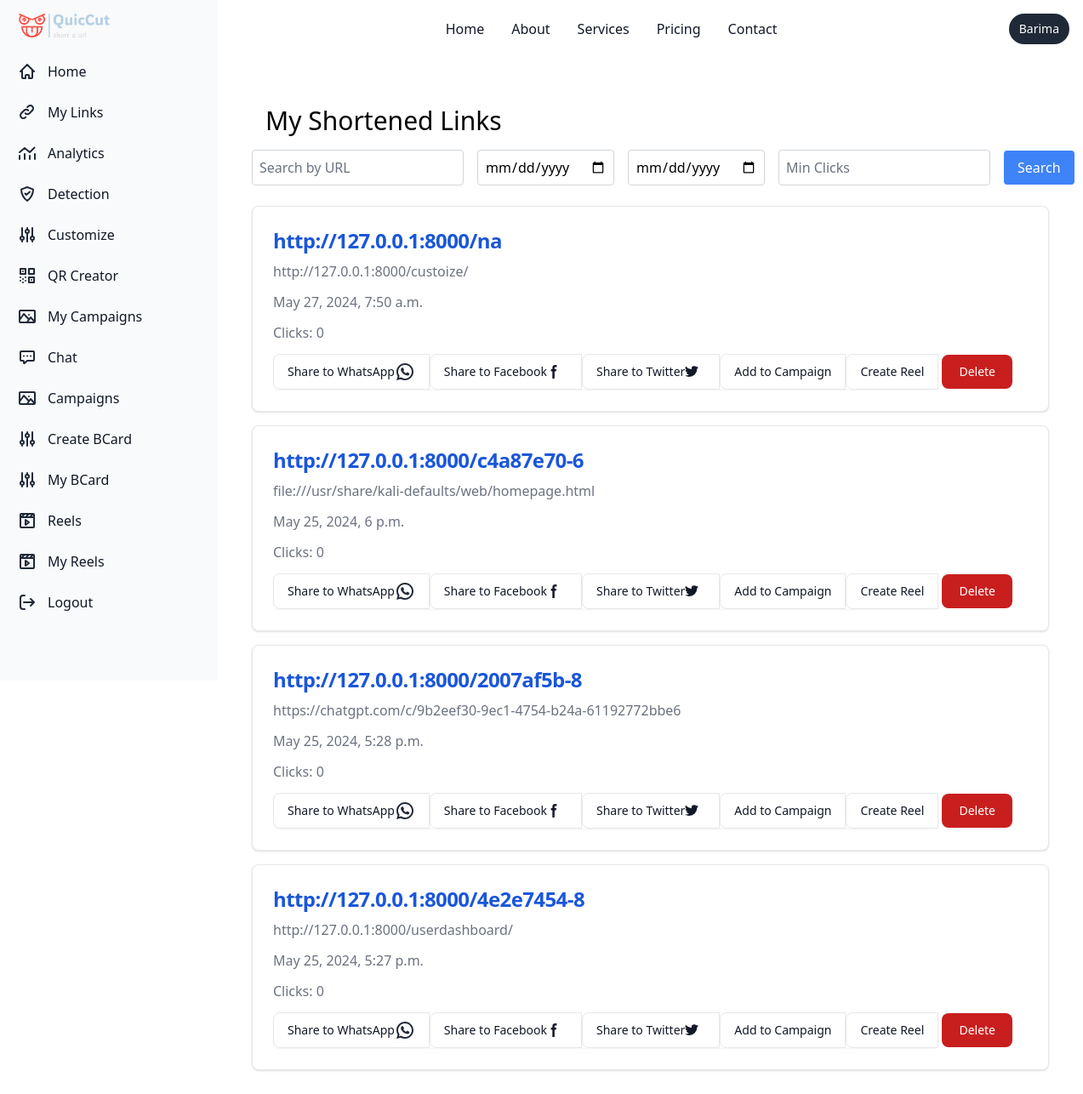
The app's page /links/ (signed in), older data.
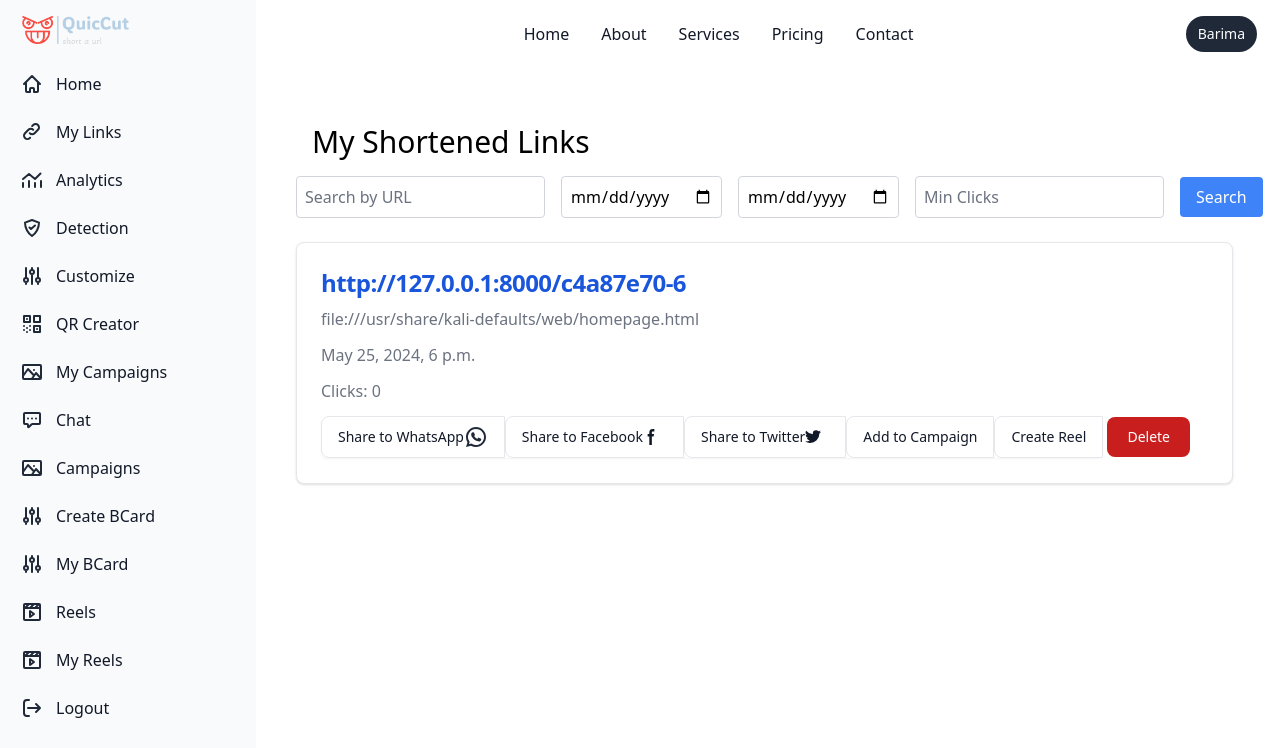
The same page, newer data.
### urlshortner/models.py (models this page shows, shortened)
class ShortURL(models.Model):
    user = models.ForeignKey(User, on_delete=models.CASCADE, null=True, blank=True)
    original_url = models.URLField()
    short_code = models.CharField(max_length=10, unique=True)
    clicks = models.IntegerField(default=0)
    date_created = models.DateTimeField(auto_now_add=True)
    class Meta:
        ordering = ['-date_created']

### user/views.py (the view)
# urls.py: path('links/', user_links, name='user_links'),
@login_required
def user_links(request):
    user_short_urls = ShortURL.objects.filter(user=request.user)
    search_query = request.GET.get('search', '')
    date_from = request.GET.get('date_from', '')
    date_to = request.GET.get('date_to', '')
    min_clicks = request.GET.get('min_clicks', '')
    if search_query:
        user_short_urls = user_short_urls.filter(
            Q(original_url__icontains=search_query) |
            Q(short_code__icontains=search_query)
        )
    if date_from:
        user_short_urls = user_short_urls.filter(date_created__gte=date_from)
    if date_to:
        user_short_urls = user_short_urls.filter(date_created__lte=date_to)
    if min_clicks:
        user_short_urls = user_short_urls.filter(clicks__gte=min_clicks)
    return render(request, 'user/links.html', {'user_short_urls': user_short_urls})

### chat/templatetags/chat_tags.py (called while the page is built)
@register.simple_tag
def unread_message_count(user):
    return Message.objects.filter(receiver=user, is_read=False).count()

### templates/user/links.html (shortened to what this page needs)
{% extends 'basehome/base.html' %}
{% load static %}
{% block content %}
<div class="p-10 sm:ml-64">
    <div>
        <h1 class="text-3xl m-4">My Shortened Links</h1>
        <form method="get" class="mb-6 flex items-center space-x-4">
            <input type="text" name="search" placeholder="Search by URL" class="border border-gray-300 rounded p-2" value="{{ request.GET.search }}">
            <input type="date" name="date_from" id="date_from" class="border border-gray-300 rounded p-2" value="{{ request.GET.date_from }}">
            <input type="date" name="date_to" id="date_to" class="border border-gray-300 rounded p-2" value="{{ request.GET.date_to }}">
            <input type="number" name="min_clicks" placeholder="Min Clicks" class="border border-gray-300 rounded p-2" value="{{ request.GET.min_clicks }}">
            <button type="submit" class="bg-blue-500 text-white px-4 py-2 rounded">Search</button>
        </form>
        {% if user_short_urls %}
            {% for short_url in user_short_urls %}
                <div class="mb-4 max-w-full p-6 bg-white border border-gray-200 rounded-lg shadow dark:bg-gray-800 dark:border-gray-700">
                    <a href="{{ short_url.short_code }}">
                        <h5 class="mb-2 text-2xl font-semibold tracking-tight text-blue-700 dark:text-white">http://127.0.0.1:8000/{{ short_url.short_code }}</h5>
                    </a>
                    <p class="mb-3 font-normal text-gray-500 dark:text-gray-400">{{ short_url.original_url }}</p>
                    <p class="mb-3 font-normal text-gray-500 dark:text-gray-400">{{ short_url.date_created }}</p>
                    <p class="mb-3 font-normal text-gray-500 dark:text-gray-400">Clicks: {{ short_url.clicks }}</p>
                    <div class="rtl:ml-0 inline-flex rounded-md shadow-sm" role="group">
                        <button onclick="shareToWhatsApp('http://127.0.0.1:8000/{{ short_url.short_code }}')" class="inline-flex items-center px-4 py-2 text-sm font-medium text-gray-900 bg-white border border-gray-200 rounded-s-lg hover:bg-gray-100 hover:text-blue-700 focus:z-10 focus:ring-2 focus:ring-blue-700 focus:text-blue-700 dark:bg-gray-800 dark:border-gray-700 dark:text-white dark:hover:text-white dark:hover:bg-gray-700 dark:focus:ring-blue-500 dark:focus:text-white">
                            Share to WhatsApp
                        </button>
                        <button onclick="shareToFacebook('http://127.0.0.1:8000/{{ short_url.short_code }}')" class="inline-flex items-center px-4 py-2 text-sm font-medium text-gray-900 bg-white border border-gray-200 rounded-s-lg hover:bg-gray-100 hover:text-blue-700 focus:z-10 focus:ring-2 focus:ring-blue-700 focus:text-blue-700 dark:bg-gray-800 dark:border-gray-700 dark:text-white dark:hover:text-white dark:hover:bg-gray-700 dark:focus:ring-blue-500 dark:focus:text-white">
                            Share to Facebook
                            <svg class="w-4 h-4 me-2" aria-hidden="true" xmlns="http://www.w3.org/2000/svg" fill="currentColor" viewBox="0 0 8 19">
                                <path fill-rule="evenodd" d="M6.135 3H8V0H6.135a4.147 4.147 0 0 0-4.142 4.142V6H0v3h2v9.938h3V9h2.021l.592-3H5V3.591A.6.6 0 0 1 5.592 3h.543Z" clip-rule="evenodd"/>
                            </svg>
                        </button>
                        <button onclick="shareToTwitter('http://127.0.0.1:8000/{{ short_url.short_code }}')" class="inline-flex items-center px-4 py-2 text-sm font-medium text-gray-900 bg-white border border-gray-200 rounded-s-lg hover:bg-gray-100 hover:text-blue-700 focus:z-10 focus:ring-2 focus:ring-blue-700 focus:text-blue-700 dark:bg-gray-800 dark:border-gray-700 dark:text-white dark:hover:text-white dark:hover:bg-gray-700 dark:focus:ring-blue-500 dark:focus:text-white">
                            Share to Twitter
                        </button>
                        <a href="{% url 'campaign_create' %}?short_url=http://127.0.0.1:8000/{{ short_url.short_code }}" class="inline-flex items-center px-4 py-2 text-sm font-medium text-gray-900 bg-white border border-gray-200 rounded-s-lg hover:bg-gray-100 hover:text-blue-700 focus:z-10 focus:ring-2 focus:ring-blue-700 focus:text-blue-700 dark:bg-gray-800 dark:border-gray-700 dark:text-white dark:hover:text-white dark:hover:bg-gray-700 dark:focus:ring-blue-500 dark:focus:text-white">
                            <button onclick="{% url 'campaign_create' %}" >
                                Add to Campaign
                            </button>
                        </a>
                        <a href="{% url 'reel_upload' %}?short_url=http://127.0.0.1:8000/{{ short_url.short_code }}" class="inline-flex items-center px-4 py-2 text-sm font-medium text-gray-900 bg-white border border-gray-200 rounded-s-lg hover:bg-gray-100 hover:text-blue-700 focus:z-10 focus:ring-2 focus:ring-blue-700 focus:text-blue-700 dark:bg-gray-800 dark:border-gray-700 dark:text-white dark:hover:text-white dark:hover:bg-gray-700 dark:focus:ring-blue-500 dark:focus:text-white">
                            <button onclick="{% url 'reel_upload' %}" >
                                Create Reel
                            </button>
                        </a>
                    </div>
                    <form action="{% url 'delete_short_url' short_url.short_code %}" method="post" class="inline-flex items-center py-0.5 text-sm font-medium text-gray-900 bg-white rounded-s-lg focus:z-10 focus:ring-2 focus:ring-blue-700 focus:text-blue-700 dark:bg-gray-800 dark:border-gray-700 dark:text-white dark:hover:text-white dark:hover:bg-gray-700 dark:focus:ring-blue-500 dark:focus:text-white">
                            <button data-modal-target="popup-modal" data-modal-toggle="popup-modal" class="focus:outline-none text-white bg-red-700 hover:bg-red-800 focus:ring-4 focus:ring-red-300 font-medium rounded-lg text-sm px-5 py-2.5 me-2 dark:bg-red-600 dark:hover:bg-red-700 dark:focus:ring-red-900" type="button">
                                Delete
                                </button>
                    </form>
                </div>
            {% endfor %}
        {% else %}
            <div class="max-w-full p-6 bg-white border border-gray-200 rounded-lg shadow dark:bg-gray-800 dark:border-gray-700">
                <p class="text-center text-lg"> You have not created any short URLs.</p>
            </div>
        {% endif %}
    </div>
</div>
{% endblock %}

### templates/basehome/base.html (shortened to what this page needs)
{% load compress %}
{% load static %}
{% load chat_tags %}
<!DOCTYPE html>
<html lang="en">
<head>
    {% compress css %}
    <link rel="stylesheet" href="{% static 'src/output.css' %}">
    {% endcompress %}
</head>
<body>
    <nav >
      <aside id="logo-sidebar" class="fixed top-0 left-0 z-40 w-64 h-screen transition-transform -translate-x-full sm:translate-x-0" aria-label="Sidebar">
        <div class="h-full px-3 py-4 overflow-y-auto bg-gray-50 dark:bg-gray-800">
          <a href="#" class="flex items-center ps-2.5 mb-5">
             <img src="{% static 'logo.png' %}" class="h-6 me-3 sm:h-7" alt="Flowbite Logo" />
          </a>
        <div >
          <div >
            <ul id="sidebar-menu" class="space-y-2 font-medium">
             {% if user.is_authenticated %}
             <li>
             <a href="{% url 'userdashboard' %}" class="flex items-center p-2 text-gray-900 rounded-lg dark:text-white hover:bg-gray-100 dark:hover:bg-gray-700 group">
              <span class="ms-3">Home</span>
              </a>
            </li>
            <li>
              <a href="{% url 'user_links' %}" class="flex items-center p-2 text-gray-900 rounded-lg dark:text-white hover:bg-gray-100 dark:hover:bg-gray-700 group">
               <span class="ms-3">My Links</span>
               </a>
             </li>
             <li>
              <a href="{% url 'analytics_view' %}" class="flex items-center p-2 text-gray-900 rounded-lg dark:text-white hover:bg-gray-100 dark:hover:bg-gray-700 group">
                <svg class="w-6 h-6 text-gray-800 dark:text-white" aria-hidden="true" xmlns="http://www.w3.org/2000/svg" width="24" height="24" fill="none" viewBox="0 0 24 24">
                  <path stroke="currentColor" stroke-linecap="round" stroke-linejoin="round" stroke-width="2" d="M3 15v4m6-6v6m6-4v4m6-6v6M3 11l6-5 6 5 5.5-5.5"/>
                </svg>
                 <span class="flex-1 ms-3 whitespace-nowrap">Analytics</span>
              </a>
           </li>
           <li>
            <a href="{% url 'predict' %}" class="flex items-center p-2 text-gray-900 rounded-lg dark:text-white hover:bg-gray-100 dark:hover:bg-gray-700 group">
               <span class="flex-1 ms-3 whitespace-nowrap">Detection</span>
            </a>
         </li>
         <li>
          <a href="{% url 'customize_short_url' %}" class="flex items-center p-2 text-gray-900 rounded-lg dark:text-white hover:bg-gray-100 dark:hover:bg-gray-700 group">
             <span class="flex-1 ms-3 whitespace-nowrap">Customize</span>
          </a>
       </li>
       <li>
        <a href="{% url 'generate_qr_code' %}" class="sidebar-item flex items-center p-2 text-gray-900 rounded-lg dark:text-white hover:bg-gray-100 dark:hover:bg-gray-700 group">
          <span class="flex-1 ms-3 whitespace-nowrap">QR Creator</span>
       </a>
    </li>
    <li>
      <a href="{% url 'my_campaigns' %}" class="flex items-center p-2 text-gray-900 rounded-lg dark:text-white hover:bg-gray-100 dark:hover:bg-gray-700 group">
        <span class="ms-3">My Campaigns</span>
        </a>
      </li>
               <li>
                <a href="{% url 'chat_list' %}"  class="flex items-center p-2 text-gray-900 rounded-lg dark:text-white hover:bg-gray-100 dark:hover:bg-gray-700 group">
                   <span class="flex-1 ms-3 whitespace-nowrap">Chat</span>
                   {% load chat_tags %}
                   {% unread_message_count user as unread_count %}
                </a>
             </li>
             <li>
              <a href="{% url 'campaign_list' %}" class="flex items-center p-2 text-gray-900 rounded-lg dark:text-white hover:bg-gray-100 dark:hover:bg-gray-700 group">
                 <span class="flex-1 ms-3 whitespace-nowrap">Campaigns</span>
              </a>
           </li>
           <li>
            <a href="{% url 'create_business_card' %}" class="flex items-center p-2 text-gray-900 rounded-lg dark:text-white hover:bg-gray-100 dark:hover:bg-gray-700 group">
               <span class="flex-1 ms-3 whitespace-nowrap">Create BCard</span>
            </a>
         </li>
         <li>
          <a href="{% url 'business_card_list' %}" class="flex items-center p-2 text-gray-900 rounded-lg dark:text-white hover:bg-gray-100 dark:hover:bg-gray-700 group">
             <span class="flex-1 ms-3 whitespace-nowrap">My BCard</span>
          </a>
       </li>
        <li>
          <a href="{% url 'reel_list' %}" class="flex items-center p-2 text-gray-900 rounded-lg dark:text-white hover:bg-gray-100 dark:hover:bg-gray-700 group">
            <span class="flex-1 ms-3 whitespace-nowrap"> Reels</span>
          </a>
        </li>
        <li>
          <a href="{% url 'my_reels' %}" class="flex items-center p-2 text-gray-900 rounded-lg dark:text-white hover:bg-gray-100 dark:hover:bg-gray-700 group">
            <span class="flex-1 ms-3 whitespace-nowrap"> My Reels</span>
          </a>
          </li>
                <li>
                  <a href="{% url 'logout' %}" class="flex items-center p-2 text-gray-900 rounded-lg dark:text-white hover:bg-gray-100 dark:hover:bg-gray-700 group">
                     <span class="flex-1 ms-3 whitespace-nowrap">Logout</span>
                  </a>
               </li>
              {% endif %}
            </ul>
          </div>
        </div>
      </nav>
      <nav class="bg-white border-gray-200 dark:bg-gray-900">
        <div class="max-w-screen-xl flex flex-wrap items-center justify-between mx-auto p-4">
          <a href="https://flowbite.com/" class="flex items-center space-x-3 rtl:space-x-reverse">
            <span class="self-center text-2xl font-semibold whitespace-nowrap dark:text-white">Flowbite</span>
          </a>
          <div class="flex items-center md:order-2 space-x-3 rtl:space-x-reverse">
            {% if user.is_authenticated %}
            <span
              class="flex text-sm bg-gray-800 rounded-full focus:ring-4 focus:ring-gray-300 dark:focus:ring-gray-600 text-white py-2 px-3">{{ user.username }}</span>
            {% endif %}
          </div>
          <div class="items-center justify-between hidden w-full md:flex md:w-auto md:order-1" id="navbar-user">
            <ul
              class="flex flex-col font-medium p-4 md:p-0 mt-4 border border-gray-100 rounded-lg bg-gray-50 md:space-x-8 rtl:space-x-reverse md:flex-row md:mt-0 md:border-0 md:bg-white dark:bg-gray-800 md:dark:bg-gray-900 dark:border-gray-700">
              <li>
                <a href="#"
                class="block py-2 px-3 text-gray-900 rounded hover:bg-gray-100 md:hover:bg-transparent md:hover:text-blue-700 md:p-0 dark:text-white md:dark:hover:text-blue-500 dark:hover:bg-gray-700 dark:hover:text-white md:dark:hover:bg-transparent">
                Home</a>
              </li>
              <li>
                <a href="#"
                  class="block py-2 px-3 text-gray-900 rounded hover:bg-gray-100 md:hover:bg-transparent md:hover:text-blue-700 md:p-0 dark:text-white md:dark:hover:text-blue-500 dark:hover:bg-gray-700 dark:hover:text-white md:dark:hover:bg-transparent">About</a>
              </li>
              <li>
                <a href="#"
                  class="block py-2 px-3 text-gray-900 rounded hover:bg-gray-100 md:hover:bg-transparent md:hover:text-blue-700 md:p-0 dark:text-white md:dark:hover:text-blue-500 dark:hover:bg-gray-700 dark:hover:text-white md:dark:hover:bg-transparent">Services</a>
              </li>
              <li>
                <a href="#"
                  class="block py-2 px-3 text-gray-900 rounded hover:bg-gray-100 md:hover:bg-transparent md:hover:text-blue-700 md:p-0 dark:text-white md:dark:hover:text-blue-500 dark:hover:bg-gray-700 dark:hover:text-white md:dark:hover:bg-transparent">Pricing</a>
              </li>
              <li>
                <a href="#"
                  class="block py-2 px-3 text-gray-900 rounded hover:bg-gray-100 md:hover:bg-transparent md:hover:text-blue-700 md:p-0 dark:text-white md:dark:hover:text-blue-500 dark:hover:bg-gray-700 dark:hover:text-white md:dark:hover:bg-transparent">Contact</a>
              </li>
            </ul>
          </div>
        </div>
      </nav>
    {% block content %}
    {% endblock %}
</body>
</html>

Row changes from the older to the newer data that the page shows:
removed ShortURL: short_code "na", original_url "http://127.0.0.1:8000/custoize/", date_created "May 27, 2024, 7:50 a.m.", clicks "0"
removed ShortURL: short_code "2007af5b-8", original_url "https://chatgpt.com/c/9b2eef30-9ec1-4754-b24a-61192772bbe6", date_created "May 25, 2024, 5:28 p.m.", clicks "0"
removed ShortURL: short_code "4e2e7454-8", original_url "http://127.0.0.1:8000/userdashboard/", date_created "May 25, 2024, 5:27 p.m.", clicks "0"
